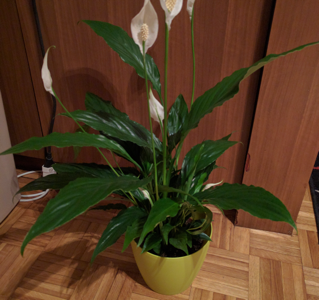
#> input picture python/imgs/test_img.png, 319 x 300 px
$ jupyter execute --allow-errors visualize.ipynb   (older library calls are emulated)
#> lines starting #> are read from the running program, lines starting #| are printed output that depends on the picture
### python/prepare_imagenet_data.py
import numpy as np
import os
#from scipy.misc import imread, imresize
import cv2

CLASS_INDEX = None
CLASS_INDEX_PATH = 'https://s3.amazonaws.com/deep-learning-models/image-models/imagenet_class_index.json'


# [36 lines left out: function preprocess_image_batch, not called in this run]

def undo_image_avg(img):
    img_copy = np.copy(img)
    img_copy[:, :, 0] = img_copy[:, :, 0] + 123.68
    img_copy[:, :, 1] = img_copy[:, :, 1] + 116.779
    img_copy[:, :, 2] = img_copy[:, :, 2] + 103.939
    return img_copy

# [37 lines left out: function create_imagenet_npy, not called in this run]

### python/visualize.ipynb
[cell 1]
import matplotlib.pyplot as plt
import numpy as np

#> (a cell that did not finish here is left out)

#> (a cell that did not finish here is left out)

[cell 4]
plt.figure()
#> (the rest of this cell did not finish here and is left out)

[cell 5]
import cv2
from prepare_imagenet_data import undo_image_avg

img_size = (256,256)
crop_size = (224,224)

img = cv2.imread('../python/imgs/test_img.png')
#> img is the input picture: shape (300, 319, 3); mean B, G, R 35.4, 60.7, 87
img = cv2.cvtColor(img, cv2.COLOR_BGR2RGB)
img = cv2.resize(img, img_size)
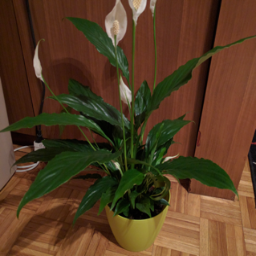
#> img: shape (256, 256, 3); mean R, G, B 86.9, 60.6, 35.3

img = img.astype('float32')

img[:, :, 0] -= 123.68
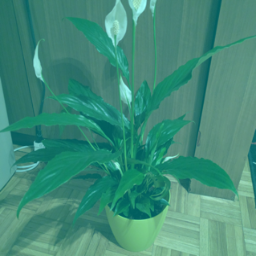
#> img: shape (256, 256, 3) float32; mean R, G, B -36.8, 60.6, 35.3; drawn with min black and max white
img[:, :, 1] -= 116.779
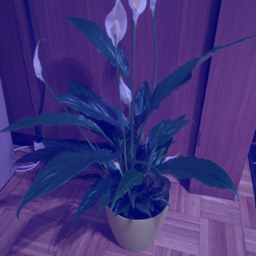
#> img: shape (256, 256, 3) float32; mean R, G, B -36.8, -56.2, 35.3; drawn with min black and max white
img[:, :, 2] -= 103.939
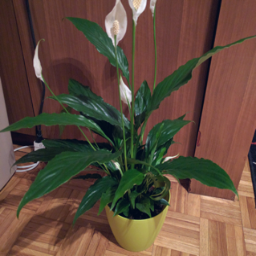
#> img: shape (256, 256, 3) float32; mean R, G, B -36.8, -56.2, -68.7; drawn with min black and max white

if crop_size:
    img = img[(img_size[0] - crop_size[0]) // 2:(img_size[0] + crop_size[0]) // 2, (img_size[1]-crop_size[1])//2:(img_size[1]+crop_size[1])//2, :];
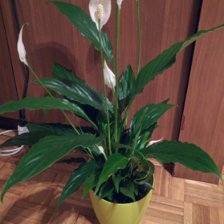
#> img: shape (224, 224, 3) float32; mean R, G, B -44.7, -59.7, -72; drawn with min black and max white

plt.figure()
plt.imshow(
            undo_image_avg(img).astype(dtype="uint8"),
            interpolation=None,
        )
#> in undo_image_avg, `img_copy[:, :, 0] = img_copy[:, :, 0] + 123.68`:
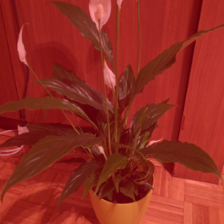
#> img_copy: shape (224, 224, 3) float32; mean R, G, B 79, -59.7, -72; drawn with min black and max white
#> in undo_image_avg, `img_copy[:, :, 1] = img_copy[:, :, 1] + 116.779`:
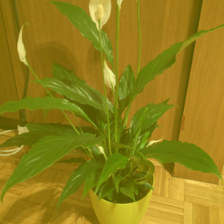
#> img_copy: shape (224, 224, 3) float32; mean R, G, B 79, 57, -72; drawn with min black and max white
#> in undo_image_avg, `img_copy[:, :, 2] = img_copy[:, :, 2] + 103.939`:
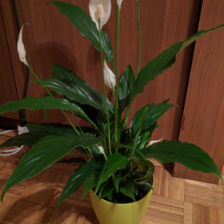
#> img_copy: shape (224, 224, 3) float32; mean R, G, B 79, 57, 32
plt.show()

[cell 6]
from PIL import Image

#> (the rest of this cell did not finish here and is left out)

$ run again, with python/imgs/original.jpeg saved as python/imgs/test_img.png
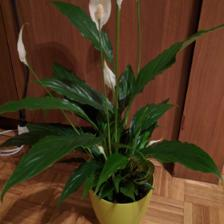
#> input picture python/imgs/original.jpeg, 224 x 224 px
#> img is the input picture: shape (224, 224, 3); mean B, G, R 32.2, 57, 79
#> `img = img[(img_size[0] - crop_size[0]) // 2:(img_size[0] + crop_size[0..`:
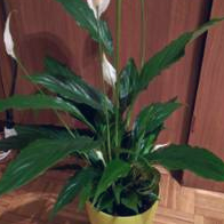
#> img: shape (224, 224, 3) float32; mean R, G, B -52.1, -62.6, -74.1; drawn with min black and max white
#> in undo_image_avg, `img_copy[:, :, 2] = img_copy[:, :, 2] + 103.939`:
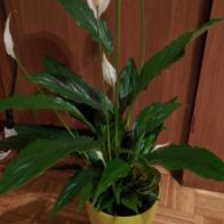
#> img_copy: shape (224, 224, 3) float32; mean R, G, B 71.5, 54.1, 29.8
